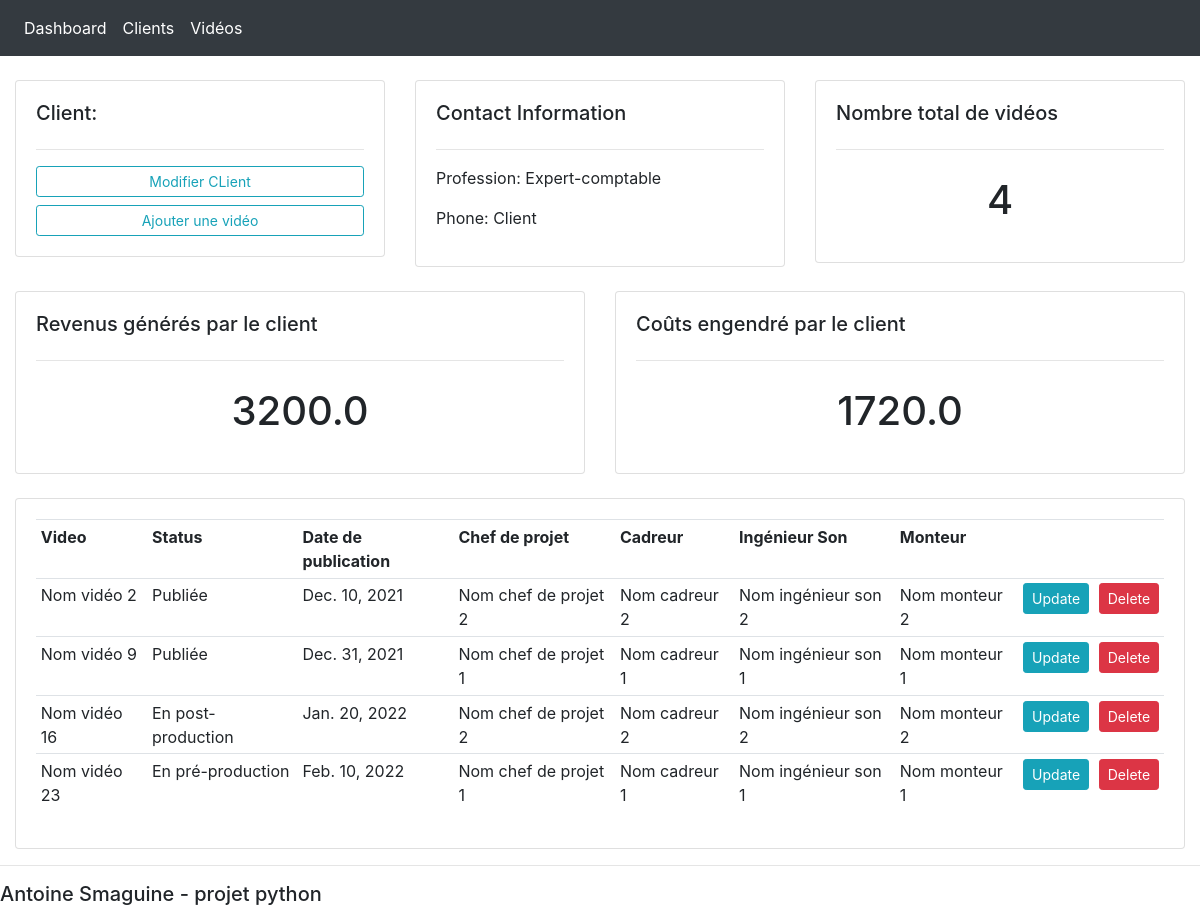
The page /client/2/ on the database as committed earlier.
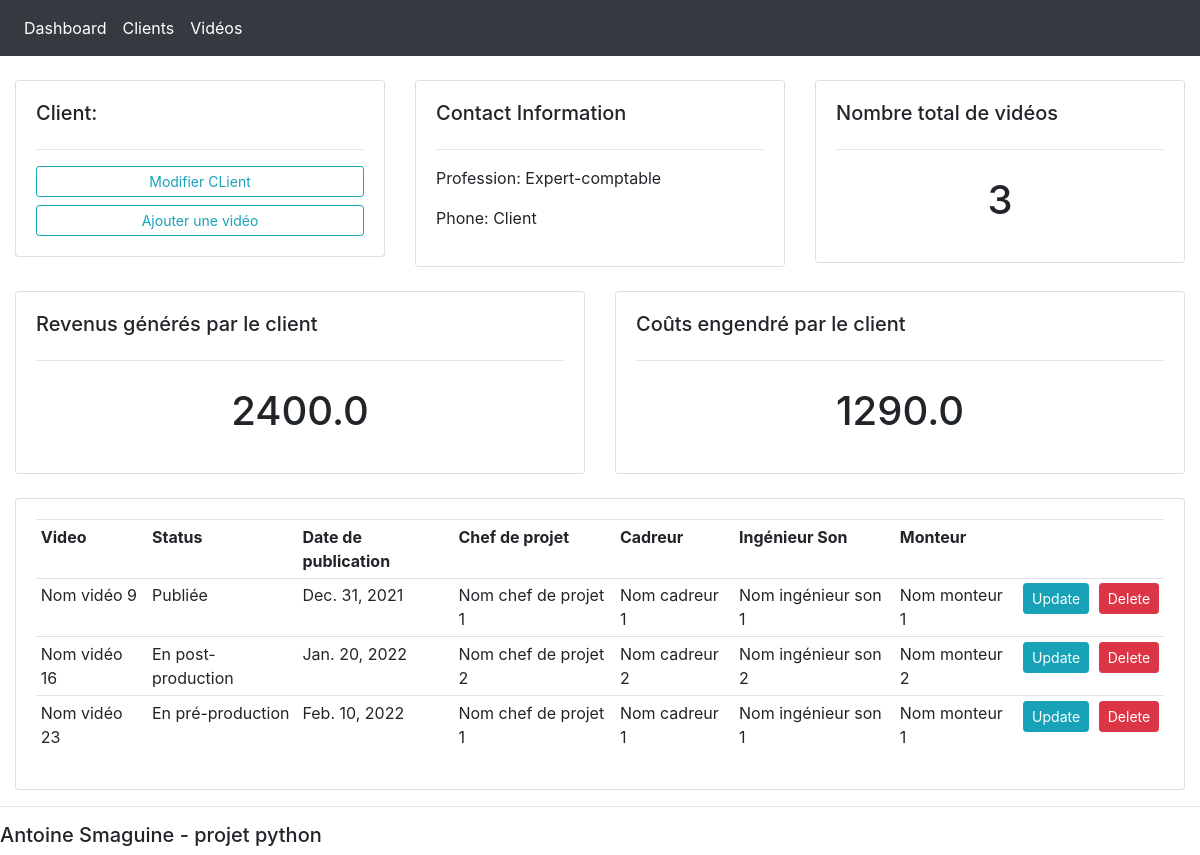
The same page on the database as committed later.
### dashboard/models.py (models this page shows, shortened)
class Client(models.Model):
    PROFESSION = (
        ('Avocat', 'Avocat'),
        ('Expert-comptable', 'Expert-comptable'),
        ('Maire', 'Maire')
    )
    STATUT = (
        ('Client','Client'),
        ('Lead qualifié','Lead qualifié'),
        ('Prospect','Prospect')
    )
    firstname = models.CharField(max_length=200, null=True, blank=True)
    lastname = models.CharField(max_length=200, null=True, blank=True)
    profession = models.CharField(max_length=200, null=True, blank=True, choices=PROFESSION)
    statut = models.CharField(max_length=200, null=True, blank=True, choices=STATUT)

class Video(models.Model):
    PRODUCTION_STAGE = (
        ('En pré-production', 'En pré-production'),
        ('En production', 'En production'),
        ('En post-production', 'En post-production'),
        ('Publiée', 'Publiée')
    )
    LIEU_TOURNAGE = (
        ('Studio 1','Studio 1'),
        ('Studio 2','Studio 2'),
        ('Studio 3', 'Studio 3')
    )
    videoName = models.CharField(max_length=200, null=True, blank=True)
    stage = models.CharField(max_length=200, null=True, blank=True, choices=PRODUCTION_STAGE)
    datePublication = models.DateField(null=True, blank=True)
    lieuTournage = models.CharField(max_length=200, null=True, blank=True, choices=LIEU_TOURNAGE)
    dateTournage = models.DateField(null=True, blank=True)
    heureTournage = models.TimeField(null=True, blank=True)
    revenusGen = models.FloatField(null=True, blank=True)
    client = models.ForeignKey(Client, null=True, blank=True, on_delete=models.SET_NULL)
    chefProjet = models.ForeignKey(ChefProjet, null=True, blank=True, on_delete=models.SET_NULL)
    cadreur = models.ForeignKey(Cadreur, null=True, blank=True, on_delete=models.SET_NULL)
    ingénieurSon = models.ForeignKey(IngenieurSon, null=True, blank=True, on_delete=models.SET_NULL)
    monteur = models.ForeignKey(Monteur, null=True, blank=True, on_delete=models.SET_NULL)
    impressionsLinkedin = models.FloatField(null=True, blank=True)
    likesLinkedin = models.FloatField(null=True, blank=True)
    partagesLinkedin = models.FloatField(null=True, blank=True)
    impressionsFacebook = models.FloatField(null=True, blank=True)
    likesFacebook = models.FloatField(null=True, blank=True)
    partagesFacebook = models.FloatField(null=True, blank=True)
    impressionsInstagram = models.FloatField(null=True, blank=True)
    likesInstagram = models.FloatField(null=True, blank=True)
    partagesInstagram = models.FloatField(null=True, blank=True)
    impressionsTwitter = models.FloatField(null=True, blank=True)
    likesTwitter = models.FloatField(null=True, blank=True)
    partagesTwitter = models.FloatField(null=True, blank=True)

class ChefProjet(models.Model):
    firstname = models.CharField(max_length=200, null=True, blank=True)
    lastname = models.CharField(max_length=200, null=True, blank=True)
    cost = models.FloatField(null=True, blank=True)
    def __str__(self):
        return self.lastname

class Cadreur(models.Model):
    firstname = models.CharField(max_length=200, null=True, blank=True)
    lastname = models.CharField(max_length=200, null=True, blank=True)
    cost = models.FloatField(null=True, blank=True)
    def __str__(self):
        return self.lastname

class IngenieurSon(models.Model):
    firstname = models.CharField(max_length=200, null=True, blank=True)
    lastname = models.CharField(max_length=200, null=True, blank=True)
    cost = models.FloatField(null=True, blank=True)
    def __str__(self):
        return self.lastname

class Monteur(models.Model):
    firstname = models.CharField(max_length=200, null=True, blank=True)
    lastname = models.CharField(max_length=200, null=True, blank=True)
    cost = models.FloatField(null=True, blank=True)
    def __str__(self):
        return self.lastname

### dashboard/views.py (the view)
# urls.py: path('client/<str:pk>/', views.clientPage, name='client'),
def clientPage(request, pk):
    client = Client.objects.get(id=pk)
    videos = client.video_set.all()
    videos_count = videos.count()
    clientCost = 0
    for v in videos:
        try:
            clientCost += v.chefProjet.cost + v.cadreur.cost + v.ingénieurSon.cost + v.monteur.cost
        except:
            continue
    clientRev = 0
    for v in videos:
        try:
            clientRev += v.revenusGen
        except:
            continue
    context = {'client': client, 'videos':videos, 'videos_count':videos_count, 'clientCost': clientCost, 'clientRev':clientRev}
    return render(request, 'dashboard/client.html', context)

### dashboard/templates/dashboard/client.html (shortened to what this page needs)
{%  extends 'dashboard/main.html' %}
{% block content %}
	<br>
	<div class="row">
		<div class="col-md">
			<div class="card card-body">
				<h5>Client:</h5>
				<hr>
				<a class="btn btn-outline-info  btn-sm btn-block" href="{% url 'update_client' client.id %}">Modifier CLient</a>
                <a class="btn btn-outline-info  btn-sm btn-block" href="{% url 'create_video' client.id %}">Ajouter une vidéo</a>
			</div>
		</div>
		<div class="col-md">
			<div class="card card-body">
				<h5>Contact Information</h5>
				<hr>
				<p>Profession: {{client.profession}}</p>
				<p>Phone: {{client.statut}}</p>
			</div>
		</div>
		<div class="col-md">
			<div class="card card-body">
				<h5>Nombre total de vidéos</h5>
				<hr>
				<h1 style="text-align: center;padding: 10px">{{videos_count}}</h1>
			</div>
		</div>
	</div>
	<br>
	<div class="row">
		<div class="col-md">
			<div class="card card-body">
				<h5>Revenus générés par le client</h5>
				<hr>
				<h1 style="text-align: center;padding: 10px">{{clientRev}}</h1>
			</div>
		</div>
		<div class="col-md">
			<div class="card card-body">
				<h5>Coûts engendré par le client</h5>
				<hr>
				<h1 style="text-align: center;padding: 10px">{{clientCost}}</h1>
			</div>
		</div>
	</div>
	<br>
	<div class="row">
		<div class="col-md">
			<div class="card card-body">
				<table class="table table-sm">
					<tr>
						<th>Video</th>
						<th>Status</th>
						<th>Date de publication</th>
						<th>Chef de projet</th>
						<th>Cadreur</th>
						<th>Ingénieur Son</th>
                        <th>Monteur</th>
						<th></th>
						<th></th>
					</tr>
					{% for video in videos %}
						<tr>
							<td>{{video.videoName}}</td>
							<td>{{video.stage}}</td>
							<td>{{video.datePublication}}</td>
							<td>{{video.chefProjet}}</td>
                            <td>{{video.cadreur}}</td>
                            <td>{{video.ingénieurSon}}</td>
                            <td>{{video.monteur}}</td>
                            <td><a class="btn btn-sm btn-info" href="{% url 'update_video' video.id %}">Update</a></td>
							<td><a class="btn btn-sm btn-danger" href="{% url 'delete_video' video.id %}">Delete</a></td>
                        </tr>
					{% endfor %}
				</table>
			</div>
		</div>
	</div>
{% endblock %}

### dashboard/templates/dashboard/main.html (shortened to what this page needs)
{% load static %}
<!DOCTYPE html>
<html>
    <head>
        <link rel="stylesheet" href="https://maxcdn.bootstrapcdn.com/bootstrap/4.0.0/css/bootstrap.min.css">
    </head>
    <body>
        {% include 'dashboard/navbar.html' %}
        <div class="container-fluid">
            {% block content %}
            {% endblock %}
        </div>
        <hr>
        <h5>Antoine Smaguine - projet python</h5>
    </body>
</html>

### dashboard/templates/dashboard/navbar.html (shortened to what this page needs)
{% load static %}
<nav class="navbar navbar-expand-lg navbar-dark bg-dark">
    <div class="collapse navbar-collapse" id="navbarNav">
      <ul class="navbar-nav">
        <li class="nav-item active">
          <a class="nav-link" href="{% url 'home' %}">Dashboard</a>
        </li>
        <li class="nav-item active">
          <a class="nav-link" href="{% url 'clientsbase' %}">Clients</a>
        </li>
        <li class="nav-item active">
          <a class="nav-link" href="{% url 'videobase' %}">Vidéos</a>
        </li>
      </ul>
    </div>
  </nav>

Rows that differ between the two databases and show on the page:
removed Video: videoName "Nom vidéo 2", stage "Publiée", datePublication "Dec. 10, 2021", chefProjet "Nom chef de projet 2", cadreur "Nom cadreur 2", ingénieurSon "Nom ingénieur son 2", monteur "Nom monteur 2"
Other text that changed with them:
{{ videos_count }}: "4" → "3"
{{ clientRev }}: "3200.0" → "2400.0"
{{ clientCost }}: "1720.0" → "1290.0"
